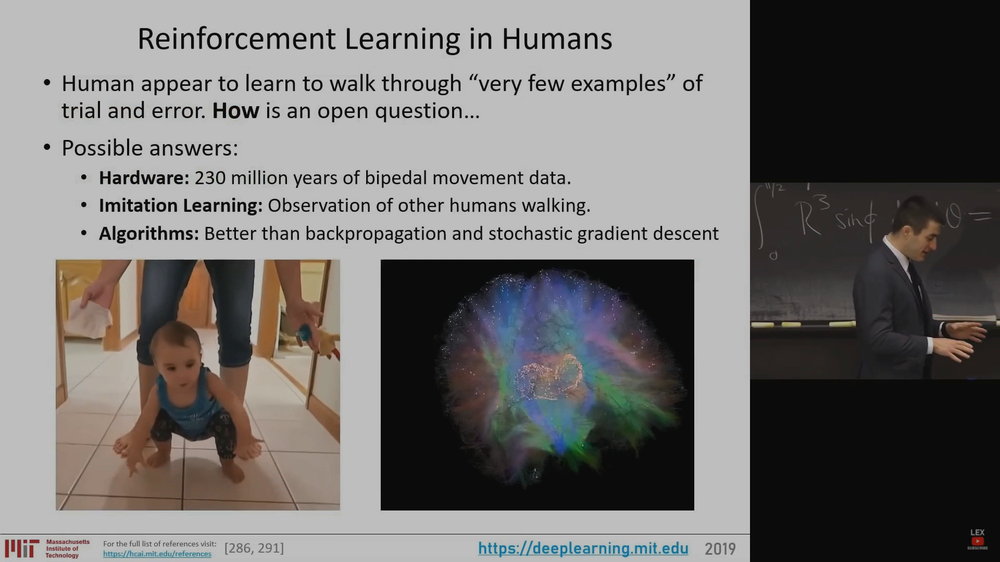
#> input picture img.png, 1000 x 562 px, shrunk from 1920 x 1080 before the run
$ python smart_jpeg.py   (older library calls are emulated)
#> lines starting #> are read from the running program, lines starting #| are printed output that depends on the picture
import cv2
from matplotlib import pyplot as plt
import numpy as np
from scipy import fft
from skimage.metrics import peak_signal_noise_ratio, structural_similarity

img = cv2.imread("img.png", cv2.IMREAD_GRAYSCALE)
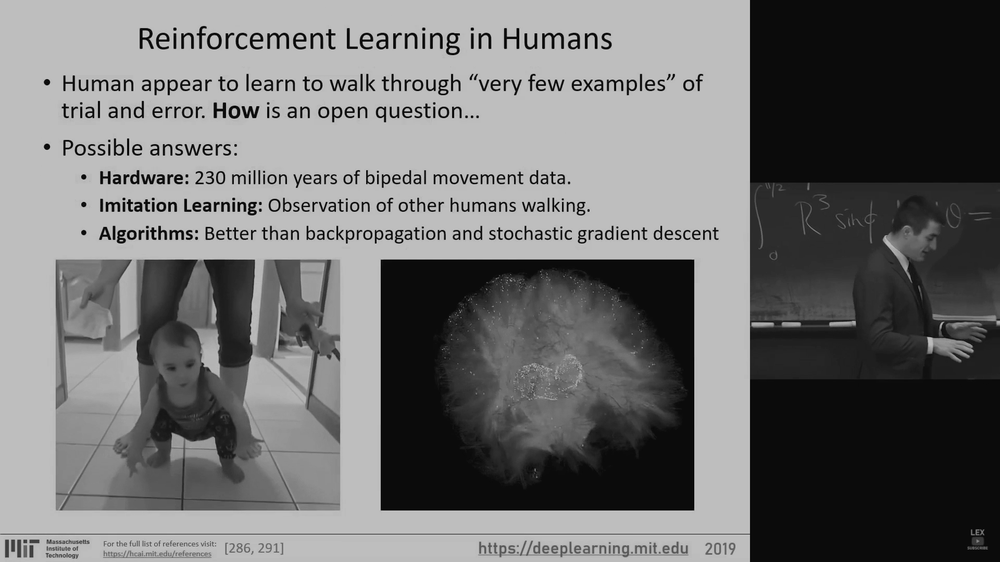
#> img: shape (562, 1000); min 0, max 221, mean 112.2

blocks_sharpness = []
blocks_16x16 = []
blocks_8x8 = []

windowsize_r = 16
windowsize_c = 16

alpha = 1

reversed_row_size = int(img.shape[0] / windowsize_r)
#> reversed_row_size = 35
reversed_col_size = int(img.shape[1] / windowsize_c)
#> reversed_col_size = 62
img = img[: reversed_row_size * windowsize_r][: reversed_col_size * windowsize_c]
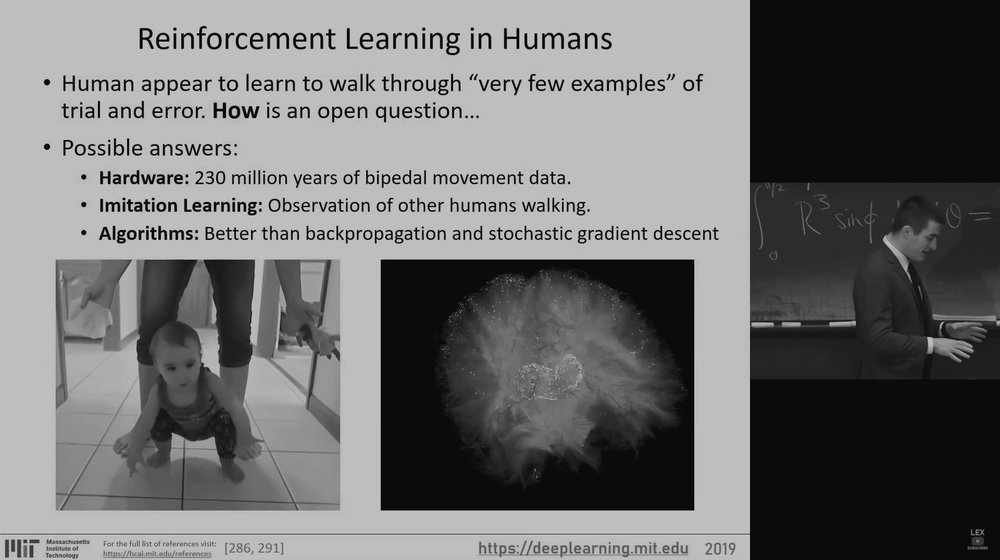
#> img: shape (560, 1000); min 0, max 221, mean 112
img = img.astype(np.float64)

for r in range(0, img.shape[0], windowsize_r):
    for c in range(0, img.shape[1], windowsize_c):
        block = img[r:r+windowsize_r, c:c+windowsize_c]
        blocks_16x16.append(block)
        blocks_sharpness.append(cv2.Laplacian(block, cv2.CV_64F).var())
#> after the loop, blocks_16x16 = 2205 items; blocks_sharpness = 2205 values, max 25609.4 at index 342, min 0 at index 0, mean 1830.2

blocks_with_30percent_highest_sharpness = np.array(blocks_sharpness)
#> blocks_with_30percent_highest_sharpness has the same summary as blocks_sharpness
count_of_30percent = int(.3 * len(blocks_sharpness))
#> count_of_30percent = 661
top_30percent_highest_sharpness_indices = np.sort(np.argpartition(blocks_with_30percent_highest_sharpness, -count_of_30percent)[-count_of_30percent:])
#> top_30percent_highest_sharpness_indices = 661 values from 46 to 2188

for idx in top_30percent_highest_sharpness_indices:
    big_block = blocks_16x16[idx]
    windowsize_r = 8
    windowsize_c = 8
    small_blocks = []
    for r in range(0, big_block.shape[0], windowsize_r):
        for c in range(0, big_block.shape[1], windowsize_c):
            small_blocks.append(big_block[r:r+windowsize_r, c:c+windowsize_c])
    blocks_8x8.append(small_blocks)
#> this loop made 661 passes
#> idx on passes 1 to 3: 46, 71, 72
#> after the loop, blocks_8x8 = 661 items

def dct(block, big=1):
    if big:
        dct = fft.dct(block)
        return dct
    else:
        block_dct = []
        for smaller_block in block:
            dct = fft.dct(smaller_block)
            block_dct.append(dct)
        return block_dct

def quantizing(dct_block, big=1, alpha=1):
    if big:
        quantizer_matrix = np.ones((16, 16))
        dct_block = np.floor(np.divide(dct_block, quantizer_matrix*alpha)) * quantizer_matrix
        return dct_block
    else:
        quantizer_matrix = np.ones((8, 8))
        new_small_blocks = []
        for small_block in dct_block:
             small_block = np.floor(np.divide(small_block, quantizer_matrix*alpha)) * quantizer_matrix * alpha
             new_small_blocks.append(small_block)
        return new_small_blocks

def masking_dct_and_inverse(block_dct, big=1):
#> (the run stopped early here; a loop or call above may not have finished)
